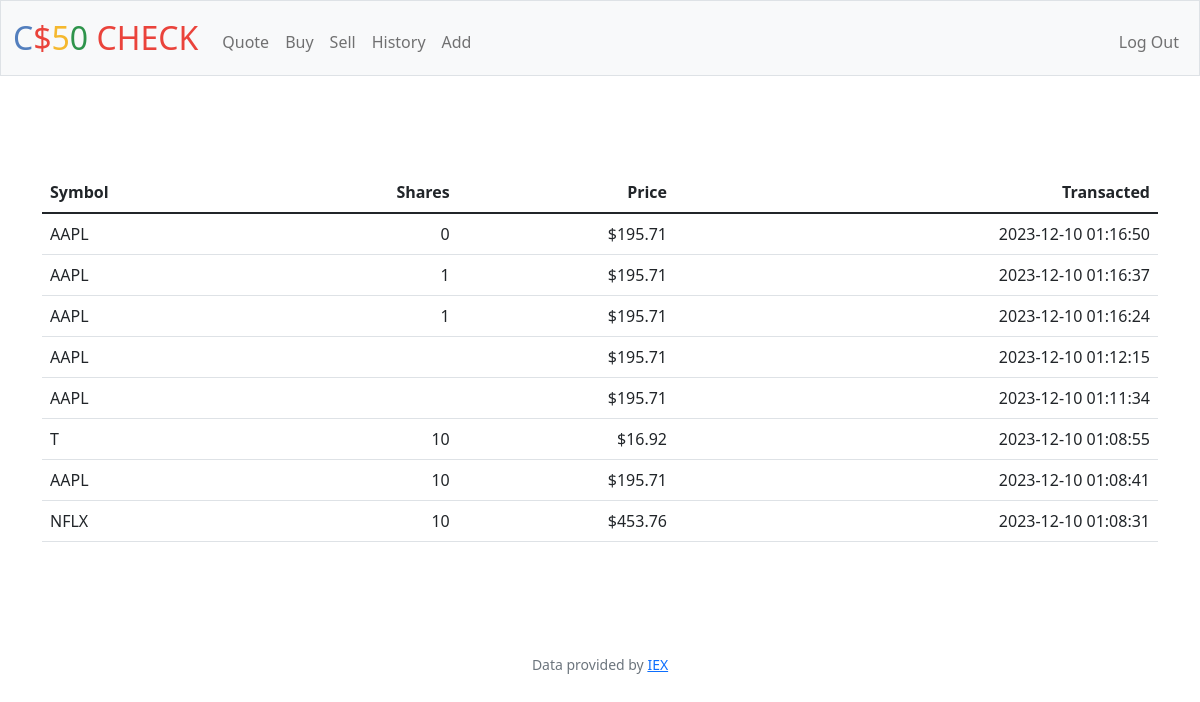
The page /history (signed in) on the database its author committed.
### tables this page shows
CREATE TABLE 'transactions' ('id' INTEGER PRIMARY KEY AUTOINCREMENT NOT NULL, 'user_id' INTEGER, 'symbol' TEXT, 'price' REAL, 'shares' INTEGER, 'datetime' DATETIME);

### app.py (the view)
@app.route("/history")
@login_required
def history():
    user_id = session["user_id"]
    transactions = db.execute(
        "SELECT * FROM transactions WHERE user_id = ? ORDER BY datetime DESC", user_id
    )
    return render_template("history.html", rows=transactions)

### app.py (called while the page is built)
@app.after_request
def after_request(response):
    response.headers["Cache-Control"] = "no-cache, no-store, must-revalidate"
    response.headers["Expires"] = 0
    response.headers["Pragma"] = "no-cache"
    return response

### helpers.py (called while the page is built)
def login_required(f):
    @wraps(f)
    def decorated_function(*args, **kwargs):
        if session.get("user_id") is None:
            return redirect("/login")
        return f(*args, **kwargs)
    return decorated_function

### templates/history.html (shortened to what this page needs)
{% extends "layout.html" %}
{% block main %}
<main class="container py-5 text-center">
    <table class="table">
        <thead>
            <tr>
                <th class="text-start">Symbol</th>
                <th class="text-end">Shares</th>
                <th class="text-end">Price</th>
                <th class="text-end">Transacted</th>
            </tr>
        </thead>
        <tbody>
            {%for row in rows%}
                <tr>
                    <td class="text-start">{{row["symbol"]}}</td>
                    <td class="text-end">{{row["shares"]}}</td>
                    <td class="text-end">${{row["price"]}}</td>
                    <td class="text-end">{{row["datetime"]}}</td>
                </tr>
            {%endfor%}
        </tbody>
    </table>
        </main>
{% endblock %}

### rows shown on the page
transactions: symbol "AAPL", shares "0", price "195.71", datetime "2023-12-10 01:16:50"
transactions: symbol "AAPL", shares "1", price "195.71", datetime "2023-12-10 01:16:37"
transactions: symbol "AAPL", shares "1", price "195.71", datetime "2023-12-10 01:16:24"
transactions: symbol "AAPL", price "195.71", datetime "2023-12-10 01:12:15"
transactions: symbol "AAPL", price "195.71", datetime "2023-12-10 01:11:34"
transactions: symbol "T", shares "10", price "16.92", datetime "2023-12-10 01:08:55"
transactions: symbol "AAPL", shares "10", price "195.71", datetime "2023-12-10 01:08:41"
transactions: symbol "NFLX", shares "10", price "453.76", datetime "2023-12-10 01:08:31"
